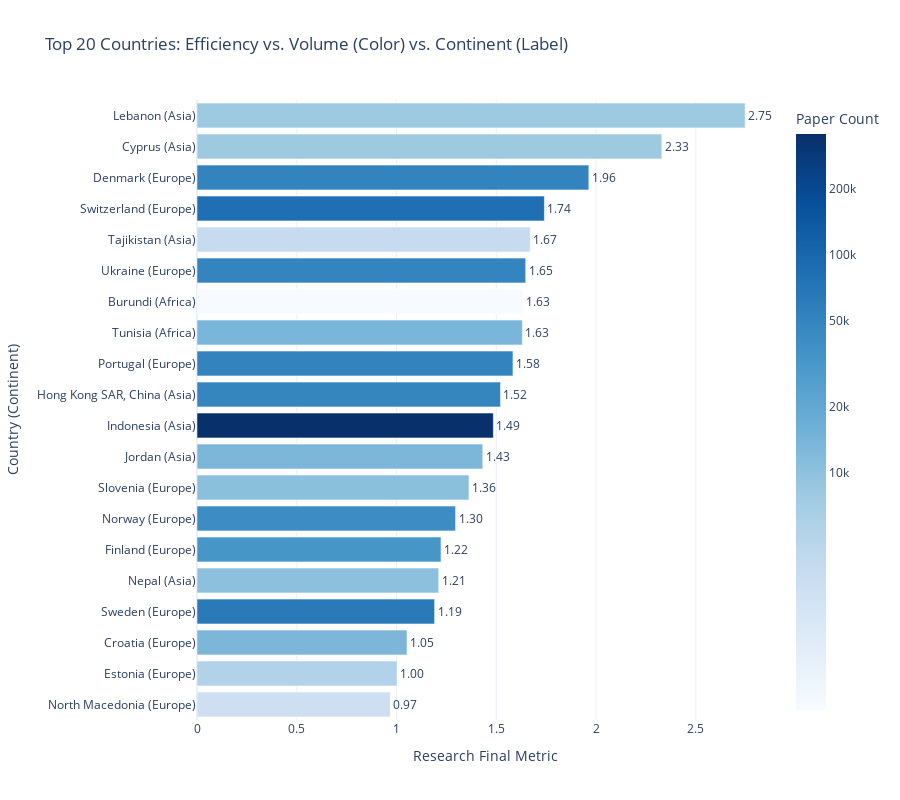

Write notebook code for a chart like this one.
### Markdown cell above
Interactive graph (Top 20 countries)

### Code cell
# Select top 20 countries by the final research metric
top_20_metric = data_api_papers_sorted_500000.sort_values(by='research_final_metric', ascending=False).head(20).copy()

# Create log scale for color
top_20_metric['paper_count_log'] = np.log10(top_20_metric['paper_count'])

# Create the combined label
top_20_metric['Country_Label'] = top_20_metric['Country'] + " (" + top_20_metric['continent'] + ")"

# Create the Bar Chart
fig = px.bar(
    top_20_metric,
    x="research_final_metric",
    y="Country_Label",
    color="paper_count_log",
    color_continuous_scale="Blues",
    title="Top 20 Countries: Efficiency vs. Volume (Color)",
    template="plotly_white",
    text="research_final_metric",
    hover_data={
        "research_final_metric": ":.2f",
        "paper_count": ":,.0f",
        "paper_count_log": False,
        "Country_Label": False,
        "continent": True 
    },
    height=800
)

# Add the Color Legend
tick_labels = ["10k", "20k", "50k", "100k", "200k", "500k", "1M", "2M"]
tick_values = [
    np.log10(10_000),
    np.log10(20_000),   
    np.log10(50_000),
    np.log10(100_000),
    np.log10(200_000), 
    np.log10(500_000),
    np.log10(1_000_000),
    np.log10(2_000_000)
]

fig.update_layout(
    yaxis=dict(autorange="reversed"), 
    xaxis_title="Research Final Metric",
    yaxis_title="Country (Continent)",
    
    coloraxis_colorbar=dict(
        title="Paper Count",
        tickvals=tick_values,
        ticktext=tick_labels
    )
)

fig.update_traces(
    texttemplate='%{x:.2f}',
    textposition='outside'
)

fig.show()

### Figure 1 — Plotly figure (JSON) as saved in the notebook; plotly's stock layout.template omitted (floating-point values rounded to 4 significant figures)
{"data": [{"customdata": [[8109, 3.909, "Asia"], [8089, 3.908, "Asia"], [51927, 4.715, "Europe"], [81407, 4.911, "Europe"], [3748, 3.574, "Asia"], [50501, 4.703, "Europe"], [814, 2.911, "Africa"], [13610, 4.134, "Africa"], [52175, 4.717, "Europe"], [49745, 4.697, "Asia"], [358646, 5.555, "Asia"], [13207, 4.121, "Asia"], [10588, 4.025, "Europe"], [40805, 4.611, "Europe"], [33227, 4.521, "Europe"], [10404, 4.017, "Asia"], [63155, 4.8, "Europe"], [13245, 4.122, "Europe"], [5575, 3.746, "Europe"], [3031, 3.482, "Europe"]], "hovertemplate": "research_final_metric=%{text:.2f}<br>paper_count=%{customdata[0]:,.0f}<br>continent=%{customdata[2]}<extra></extra>", "legendgroup": "", "marker": {"color": [3.909, 3.908, 4.715, 4.911, 3.574, 4.703, 2.911, 4.134, 4.717, 4.697, 5.555, 4.121, 4.025, 4.611, 4.521, 4.017, 4.8, 4.122, 3.746, 3.482], "coloraxis": "coloraxis", "pattern": {"shape": ""}}, "name": "", "orientation": "h", "showlegend": false, "text": [2.747, 2.329, 1.964, 1.741, 1.67, 1.647, 1.634, 1.63, 1.583, 1.521, 1.485, 1.432, 1.363, 1.296, 1.223, 1.211, 1.191, 1.053, 1.003, 0.9687], "textposition": "outside", "texttemplate": "%{x:.2f}", "type": "bar", "x": [2.747, 2.329, 1.964, 1.741, 1.67, 1.647, 1.634, 1.63, 1.583, 1.521, 1.485, 1.432, 1.363, 1.296, 1.223, 1.211, 1.191, 1.053, 1.003, 0.9687], "xaxis": "x", "y": ["Lebanon (Asia)", "Cyprus (Asia)", "Denmark (Europe)", "Switzerland (Europe)", "Tajikistan (Asia)", "Ukraine (Europe)", "Burundi (Africa)", "Tunisia (Africa)", "Portugal (Europe)", "Hong Kong SAR, China (Asia)", "Indonesia (Asia)", "Jordan (Asia)", "Slovenia (Europe)", "Norway (Europe)", "Finland (Europe)", "Nepal (Asia)", "Sweden (Europe)", "Croatia (Europe)", "Estonia (Europe)", "North Macedonia (Europe)"], "yaxis": "y"}], "layout": {"barmode": "relative", "coloraxis": {"colorbar": {"ticktext": ["10k", "20k", "50k", "100k", "200k", "500k", "1M", "2M"], "tickvals": [4, 4.301, 4.699, 5, 5.301, 5.699, 6, 6.301], "title": {"text": "Paper Count"}}, "colorscale": [[0, "rgb(247,251,255)"], [0.125, "rgb(222,235,247)"], [0.25, "rgb(198,219,239)"], [0.375, "rgb(158,202,225)"], [0.5, "rgb(107,174,214)"], [0.625, "rgb(66,146,198)"], [0.75, "rgb(33,113,181)"], [0.875, "rgb(8,81,156)"], [1, "rgb(8,48,107)"]]}, "height": 800, "legend": {"tracegroupgap": 0}, "title": {"text": "Top 20 Countries: Efficiency vs. Volume (Color) vs. Continent (Label)"}, "xaxis": {"anchor": "y", "domain": [0, 1], "title": {"text": "Research Final Metric"}}, "yaxis": {"anchor": "x", "autorange": "reversed", "domain": [0, 1], "title": {"text": "Country (Continent)"}}}}
